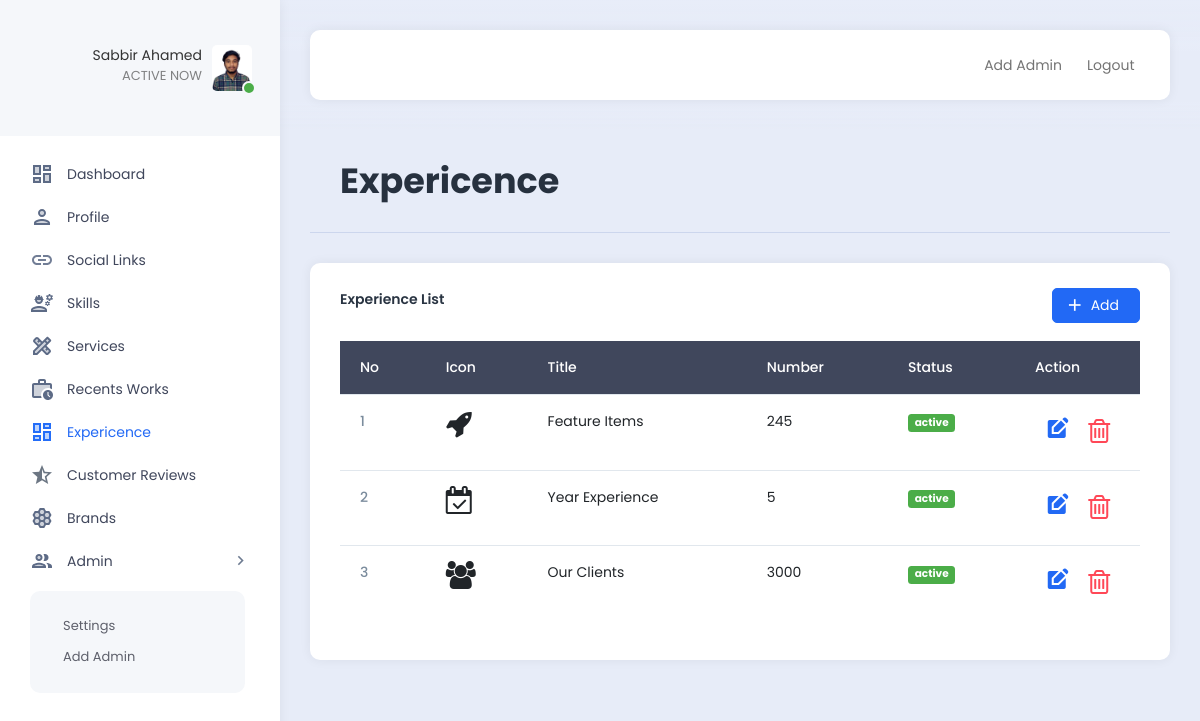
Screenshot of /admin/experience.php (signed in) with the database file from the repository.
### tables this page shows
CREATE TABLE `experience` (
  `id` int NOT NULL,
  `icon` varchar(200) NOT NULL,
  `title` varchar(100) NOT NULL,
  `number` varchar(200) NOT NULL,
  `status` varchar(1000) NOT NULL DEFAULT 'deactive'
);

### admin/experience.php (the view, shortened to what this page needs)
<?php
include ("config/database_conn.php");
include ("extends/header.php");
$experience = "SELECT * FROM experience";
$exps = mysqli_query($db,$experience);
?>
<div class="row">
    <div class="col">
        <div class="page-description">
            <h1>Expericence</h1>
        </div>
    </div>
</div>
<div class="row">
    <div class="col">
        <div class="card">
            <div class="card-header d-flex justify-content-between">
                <p>Experience List</p>
                <form action="addExp.php" method="POST">
                    <button name="editbtn" class="btn btn-primary"><i class="material-icons">add</i>Add</button>
                </form>
            </div>
            <div class="card-body">
            <div class="example-content">
            <table class="table">
        <thead class="table-dark">
            <tr>
                <th scope="col">No</th>
                <th scope="col">Icon</th>
                <th scope="col">Title</th>
                <th scope="col">Number</th>
                <th scope="col">Status</th>
                <th scope="col">Action</th>
            </tr>
        </thead>
        <tbody>
            <tr>
            <?php
            $num = 1;
            foreach ($exps as $exp) {?>
                <th scope="row"><?= $num++?></th>
                <td><i class="fa-2x <?= $exp['icon'] ?>"></i></td>
                <td><?= $exp['title']?></td>
                <td><?= $exp['number']?></td>
                <td>
                <a href="menuScript/experience.php?statusid=<?= $exp['id'] ?>" class="<?= ($exp['status'] == 'deactive') ? 'badge bg-danger' : 'badge bg-success' ?> text-white"><?= $exp['status'] ?></a>
                </td>
                <td>
                        <div class="d-flex justify-content-around align-items-center">
                            <a href="editExp.php?editid=<?= $exp['id'] ?>" class="text-primary fa-2x">
                            <i class="material-icons">edit_square</i>
                            </a>
                            <a href="menuScript/experience.php?deleteid=<?= $exp['id'] ?>" class="text-danger fa-2x">
                                <i class="fa fa-trash-o"></i>
                            </a>
                        </div>
                    </td>
                </tr>
            <?php }?>
        </tbody>
    </table>
</div>
            </div>
        </div>
    </div>
</div>

### admin/extends/header.php (shortened to what this page needs)
<?php
include ("config/database_conn.php");
     $explode = explode('/', $_SERVER['PHP_SELF']);
     $id = $_SESSION["author_id"];
     $link = end($explode);
     $adimg_query = "SELECT * FROM admins WHERE id='$id'";
     $conection = mysqli_query($db, $adimg_query);
     $user = mysqli_fetch_assoc($conection);
?>
<!DOCTYPE html>
<html lang="en">
<head>
    <link rel="stylesheet" href="https://cdnjs.cloudflare.com/ajax/libs/font-awesome/4.7.0/css/font-awesome.css" />
    <link href="assets/plugins/bootstrap/css/bootstrap.min.css" rel="stylesheet">
    <link href="assets/plugins/perfectscroll/perfect-scrollbar.css" rel="stylesheet">
    <link href="assets/plugins/pace/pace.css" rel="stylesheet">
    <link href="assets/css/main.min.css" rel="stylesheet">
    <link href="assets/css/custom.css" rel="stylesheet">
</head>
<body>
    <div class="app align-content-stretch d-flex flex-wrap">
        <div class="app-sidebar">
            <div class="logo">
                <a href="index.html" class="logo-icon"><span class="logo-text">SAVALON TECHNOLOGIES</span></a>
                <div class="sidebar-user-switcher user-activity-online">
                    <a href="#">
                    <?php if ($user['image'] == 'default.png') { ?>
                        <img src="../assets/images/profile/default/default.png" alt="img">
                        <?php }else{  ?>
                        <img src="assets\images\profile/uploads/<?= $user['image'] ?>">
                        <?php } ?>
                        <span class="activity-indicator"></span>
                        <span class="user-info-text"><?= $_SESSION["author_name"] ?><br><span class="user-state-info">ACTIVE NOW</span></span>
                    </a>
                </div>
            </div>
            <div class="app-menu">
                <ul class="accordion-menu">
                    <li class="<?= $link == 'index.php'?'active-page':''?>">
                        <a href="index.php" class="active"><i class="material-icons-two-tone">dashboard</i>Dashboard</a>
                    </li>
                    <li class="<?= $link == 'profile.php'?'active-page':''?>">
                        <a href="profile.php" class="active"><i class="material-icons-two-tone">person</i>Profile</a>
                    </li>
                    <li class="<?= $link == 'links.php'?'active-page':''?>">
                        <a href="links.php" class="active"><i class="material-icons-two-tone">link</i>Social Links</a>
                    </li>
                    <li class="<?= $link == 'skills.php'?'active-page':''?>">
                        <a href="skills.php" class="active"><i class="material-icons-two-tone">engineering</i>Skills</a>
                    </li>
                    <li class="<?= $link == 'services.php'?'active-page':''?>">
                        <a href="services.php" class="active"><i class="material-icons-two-tone">design_services</i>Services</a>
                    </li>
                    <li class="<?= $link == 'recent_works.php'?'active-page':''?>">
                        <a href="recent_works.php" class="active"><i class="material-icons-two-tone">work_history</i>Recents Works</a>
                    </li>
                    <li class="<?= $link == 'experience.php'?'active-page':''?>">
                        <a href="experience.php" class="active"><i class="material-icons-two-tone">dashboard</i>Expericence</a>
                    </li>
                    <li class="<?= $link == 'customer_reviews.php'?'active-page':''?>">
                        <a href="customer_reviews.php" class="active"><i class="material-icons-two-tone">star_half</i>Customer Reviews</a>
                    </li>
                    <li class="<?= $link == 'brands.php'?'active-page':''?>">
                        <a href="brands.php" class="active"><i class="material-icons-two-tone">hive</i>Brands</a>
                    </li>
                    <li>
                        <a href=""><i class="material-icons-two-tone">people</i>Admin<i class="material-icons has-sub-menu">keyboard_arrow_right</i></a>
                        <ul class="sub-menu">
                            <li>
                                <a href="settings.php">Settings</a>
                            </li>
                            <li>
                                <a href="add_admin.php">Add Admin</a>
                            </li>
                        </ul>
                    </li>
                </ul>
            </div>
        </div>
        <div class="app-container">
            <div class="app-header">
                <nav class="navbar navbar-light navbar-expand-lg">
                    <div class="container-fluid">
                        <div class="d-flex">
                            <ul class="navbar-nav">
                                <li class="nav-item hidden-on-mobile">
                                    <a class="nav-link " href="add_admin.php">Add Admin</a>
                                </li>
                                <li class="nav-item hidden-on-mobile">
                                    <a class="nav-link" href="extends/logout.php">Logout</a>
                                </li>
                            </ul>
                        </div>
                    </div>
                </nav>
            </div>
            <div class="app-content">
                <div class="content-wrapper">

### rows the page displays
experience: title "Feature Items", number "245", status "active"
experience: title "Year Experience", number "5", status "active"
experience: title "Our Clients", number "3000", status "active"

### other values shown
$_SESSION["author_name"] "Sabbir Ahamed"
